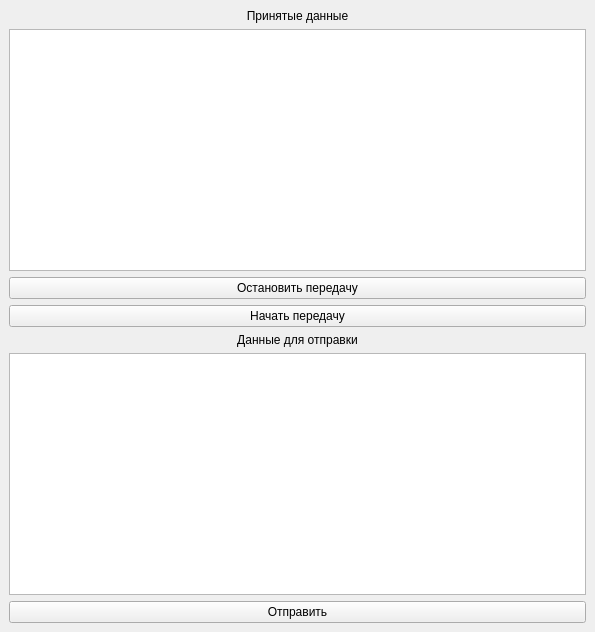
<?xml version="1.0" encoding="UTF-8"?>
<ui version="4.0">
 <class>MainWindow</class>
 <widget class="QMainWindow" name="MainWindow">
  <property name="geometry">
   <rect>
    <x>0</x>
    <y>0</y>
    <width>595</width>
    <height>632</height>
   </rect>
  </property>
  <property name="windowTitle">
   <string>MainWindow</string>
  </property>
  <widget class="QWidget" name="centralwidget">
   <layout class="QVBoxLayout" name="verticalLayout">
    <item>
     <widget class="QLabel" name="lb_receiveData">
      <property name="text">
       <string>Принятые данные</string>
      </property>
      <property name="alignment">
       <set>Qt::AlignmentFlag::AlignCenter</set>
      </property>
     </widget>
    </item>
    <item>
     <widget class="QTextEdit" name="te_result"/>
    </item>
    <item>
     <widget class="QPushButton" name="pb_stop">
      <property name="text">
       <string>Остановить передачу</string>
      </property>
     </widget>
    </item>
    <item>
     <widget class="QPushButton" name="pb_start">
      <property name="text">
       <string>Начать передачу</string>
      </property>
     </widget>
    </item>
    <item>
     <widget class="QLabel" name="lb_sendData">
      <property name="text">
       <string>Данные для отправки</string>
      </property>
      <property name="alignment">
       <set>Qt::AlignmentFlag::AlignCenter</set>
      </property>
     </widget>
    </item>
    <item>
     <widget class="QTextEdit" name="te_sendMessage"/>
    </item>
    <item>
     <widget class="QPushButton" name="pb_sendMessage">
      <property name="text">
       <string>Отправить</string>
      </property>
     </widget>
    </item>
   </layout>
  </widget>
 </widget>
 <resources/>
 <connections/>
</ui>
